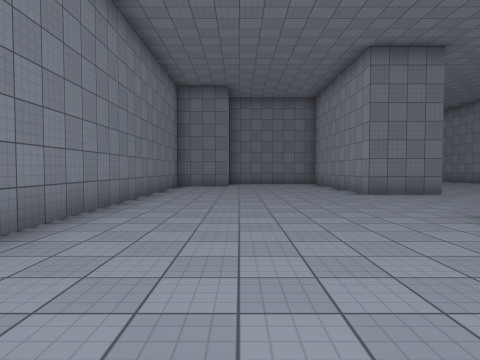
View 1 (above)

24 first-person views from a walk through a scene from a Unity 3-D project. The camera is 1.4 m above the floor, tilts 2° down and sees 75° across. The floor is counted in squares, 2 m on a side. Each view is taken from the middle of a square. On the plan, view 1 faces up. The plan holds only what a view shows up to about 10 squares ahead; the rest is blank. The place goes on beyond the plan. Surface patterns are stand-ins for the level's own textures.

View 2
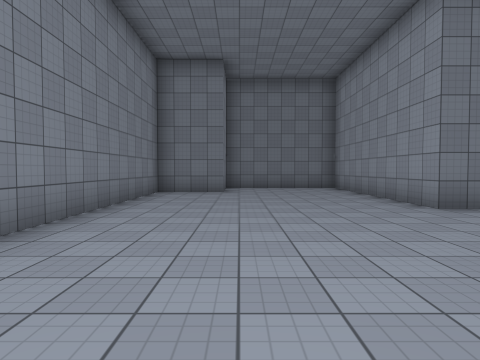

View 3
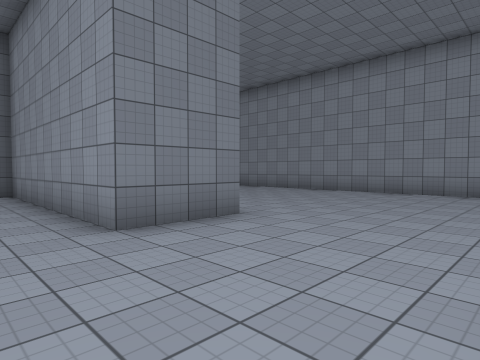

View 4
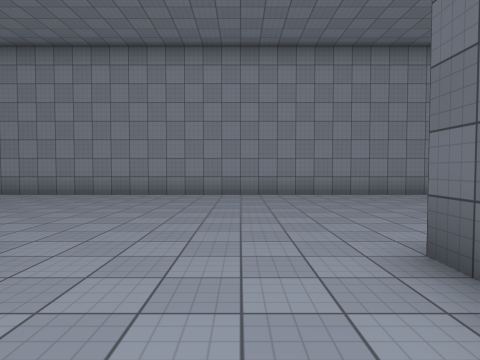

View 5
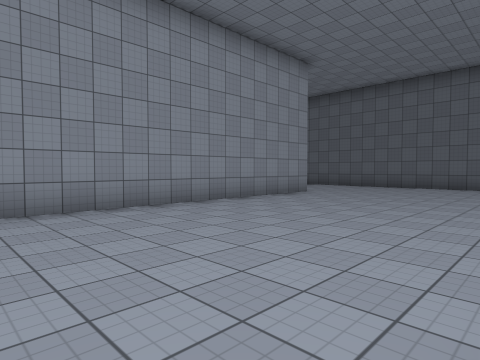

View 6
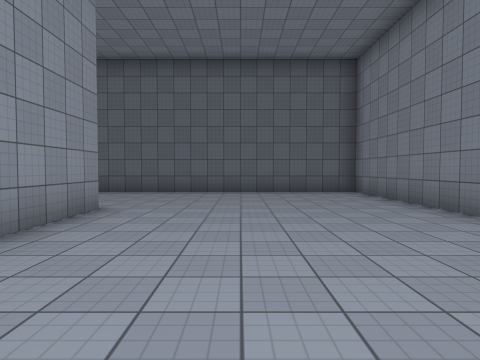

View 7
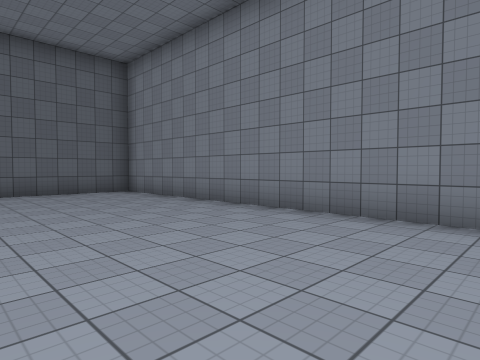

View 8
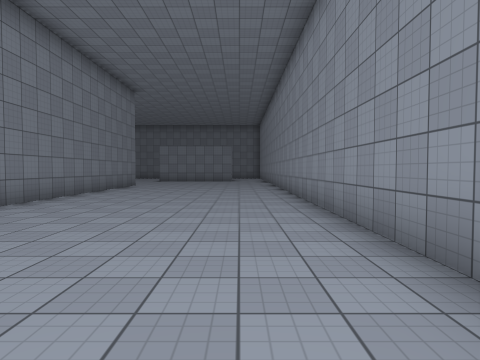

View 9
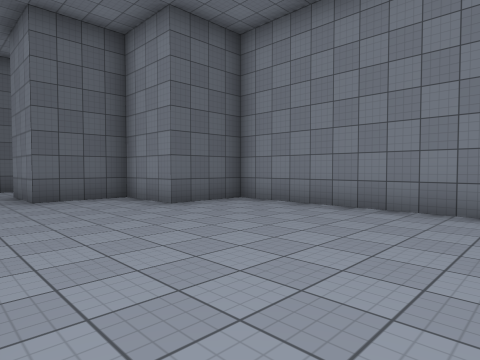

View 10
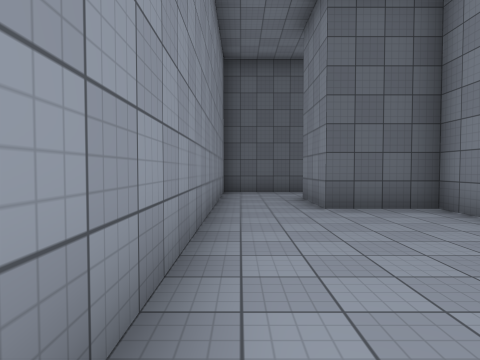

View 11
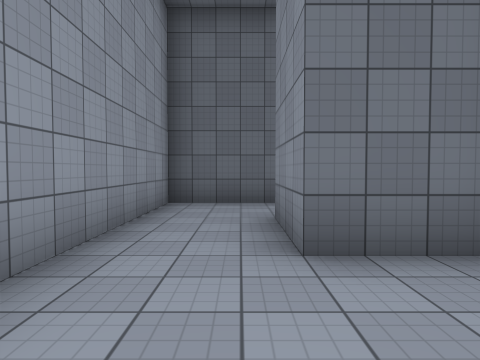

View 12
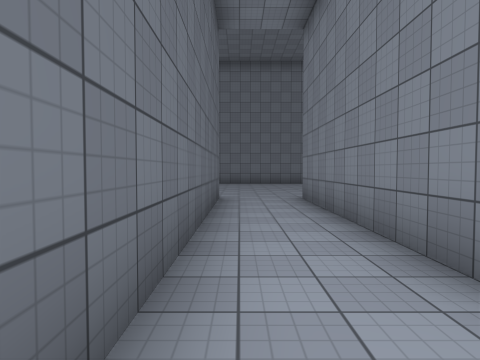

View 13
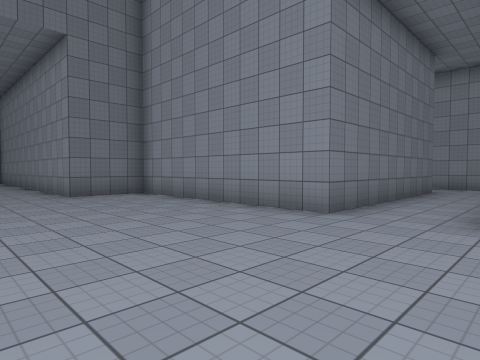

View 14
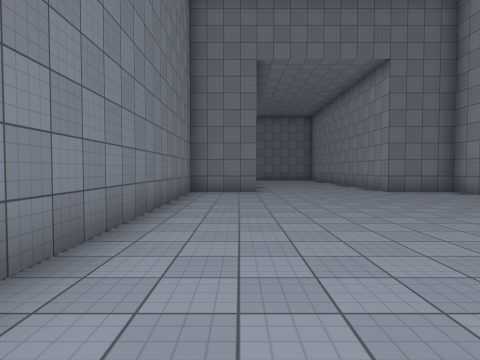

View 15
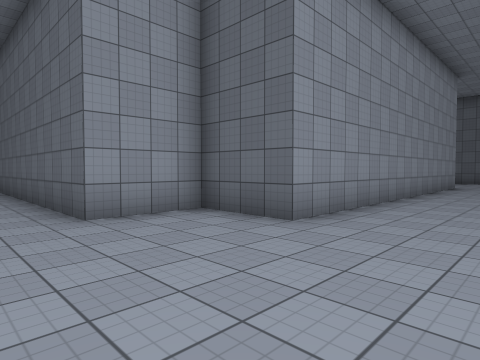

View 16
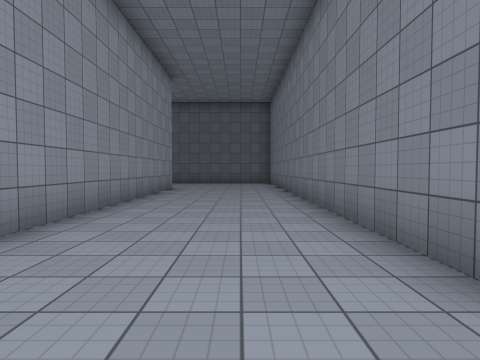

View 17
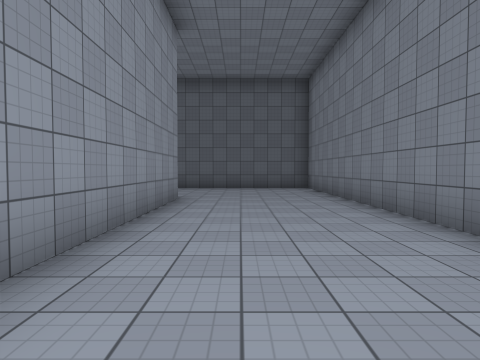

View 18
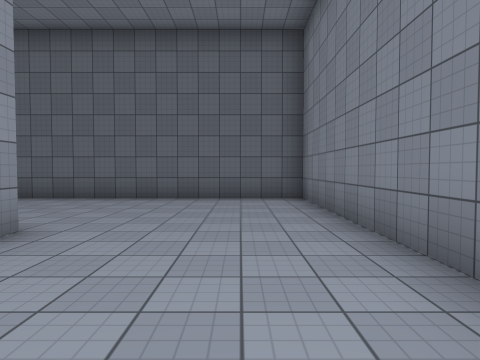

View 19
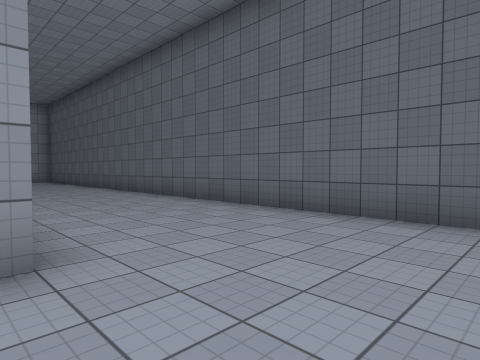

View 20
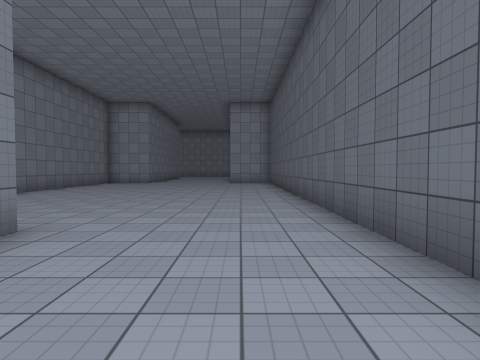

View 21
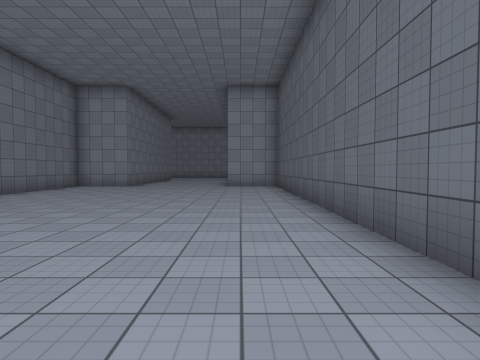

View 22
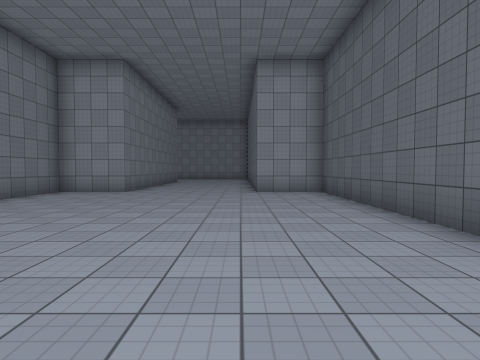

View 23
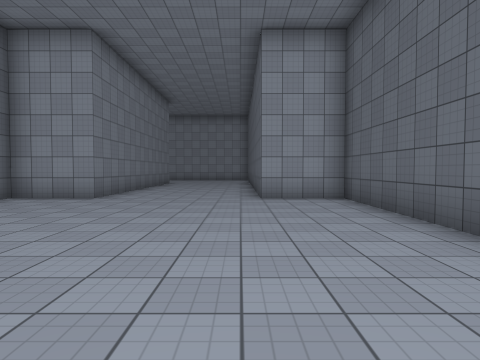

View 24
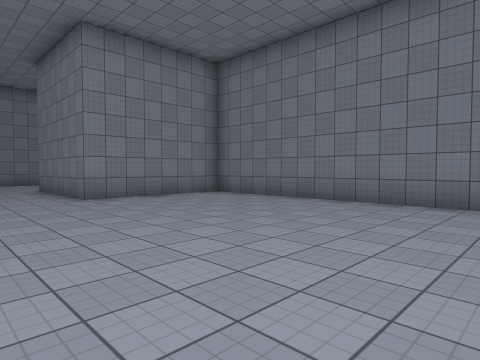

### Floor plan
Points are (right, up) in squares from view 1. A wall is a line through its corners. A room is listed if a view was taken in it or the views show most of it. See-through windows are left out.
Room 1 (views 1, 2, 3, 4, 5, 6, 7, 8, 9, 10, 11)
walls: (4.9, 4.5) (5.5, 4.5); (5.5, 1.5) (5.5, -7.5) (12.5, -7.5); (5.5, 8.5) (3.5, 8.5) (3.5, 13.5); (3.5, -3.5) (3.5, 3.4); (5.5, 13) (5.5, 8.8); (11.5, -3.6) (11.5, 13); (-0.5, 12.5) (-2.5, 12.5) (-2.5, 0.5) (-0.5, 0.5) (-0.5, -1.5) (1.5, -1.5) (1.5, -3.5)
ways out: opening at (2.5, -2.5) to room 2
Room 2 (views 12, 13, 14, 15, 16, 17, 18, 19, 20, 21, 22, 23, 24)
walls: (-10.5, -7.9) (-10.5, -21.5) (9.5, -21.5) (9.5, -19.5); (1.5, -3.5) (-4.5, -3.5) (-4.5, 2.5) (-6.5, 2.5) (-6.5, 5.6); (-10.4, 2.5) (-12.5, 2.5) (-12.5, -5.1); (12, -15.5) (9.5, -15.5) (9.5, -13.5) (-2.5, -13.5) (-2.5, -17.5) (-6.5, -17.5) (-6.5, -7.5) (-4.5, -7.5) (-4.5, -5.5) (3.5, -5.5) (3.5, -3.5)
ways out: opening at (2.5, -2.5) to room 1

Positions as (right, up) in squares from view 1, and headings:
1: (0, 0), facing up
2: (0, 3), facing up
3: (2, 5), facing up-right
4: (3, 6), facing right
5: (6, 5), facing down-right
6: (9, 2), facing down
7: (10, 2), facing down-left
8: (10, 3), facing up
9: (3, 6), facing down-left
10: (3, 4), facing down
11: (2, 1), facing down
12: (3, -5), facing left
13: (-9, -6), facing up-right
14: (-11, -7), facing up
15: (-9, -4), facing down-right
16: (-9, -6), facing down
17: (-8, -10), facing down
18: (-9, -14), facing down
19: (-9, -17), facing down-right
20: (-6, -20), facing right
21: (-3, -20), facing right
22: (0, -19), facing right
23: (2, -19), facing right
24: (5, -20), facing up-left
